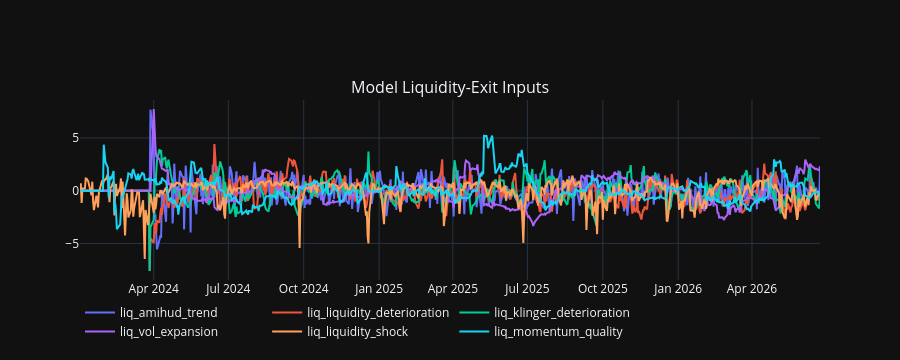

Notebook code for this chart:
### Markdown cell above
## Liquidity Terminal

### Code cell
LIQUIDITY_GROUPS = [
    ("Model Liquidity-Exit Inputs", list(LIQUIDITY_EXIT_FEATURE_COLUMNS)),
]
plot_grouped_terminal(features_pd, DEFAULT_TICKER, LIQUIDITY_GROUPS).show()

### Figure 1 — Plotly figure (JSON) as saved in the notebook; plotly's stock layout.template omitted (floating-point values rounded to 4 significant figures; data arrays with more than 128 entries replaced by an {"elided": "..."} marker saying what was removed)
{"data": [{"mode": "lines", "name": "liq_amihud_trend", "type": "scatter", "x": {"elided": "620 str values"}, "xaxis": "x", "y": {"elided": "620 float values"}, "yaxis": "y"}, {"mode": "lines", "name": "liq_liquidity_deterioration", "type": "scatter", "x": {"elided": "620 str values"}, "xaxis": "x", "y": {"elided": "620 float values"}, "yaxis": "y"}, {"mode": "lines", "name": "liq_klinger_deterioration", "type": "scatter", "x": {"elided": "620 str values"}, "xaxis": "x", "y": {"elided": "620 float values"}, "yaxis": "y"}, {"mode": "lines", "name": "liq_vol_expansion", "type": "scatter", "x": {"elided": "620 str values"}, "xaxis": "x", "y": {"elided": "620 float values"}, "yaxis": "y"}, {"mode": "lines", "name": "liq_liquidity_shock", "type": "scatter", "x": {"elided": "620 str values"}, "xaxis": "x", "y": {"elided": "620 float values"}, "yaxis": "y"}, {"mode": "lines", "name": "liq_momentum_quality", "type": "scatter", "x": {"elided": "620 str values"}, "xaxis": "x", "y": {"elided": "620 float values"}, "yaxis": "y"}], "layout": {"annotations": [{"font": {"size": 16}, "showarrow": false, "text": "Model Liquidity-Exit Inputs", "x": 0.5, "xanchor": "center", "xref": "paper", "y": 1, "yanchor": "bottom", "yref": "paper"}], "height": 360, "hovermode": "x unified", "legend": {"orientation": "h"}, "xaxis": {"anchor": "y", "domain": [0, 1]}, "yaxis": {"anchor": "x", "domain": [0, 1]}}}
